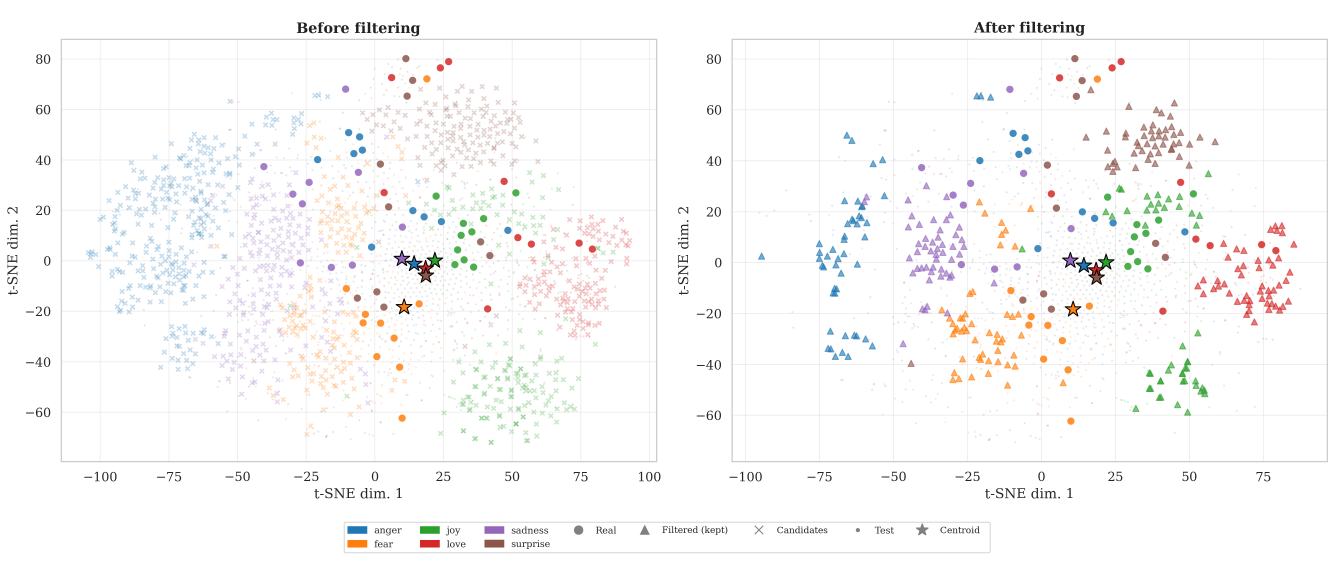
#> input picture Presentacion_LACCI2026/figures/fig_tsne_before_after_emotion_en.png, 5339 x 2241 px (shown at 1/4 size)
$ python crop_tsne.py
#> lines starting #> are read from the running program, lines starting #| are printed output that depends on the picture
"""Split the paper's t-SNE figure into its two panels for the talk.

The panel titles and the legend of the source PNG are too small to read on a
projector, so they are cropped away and redrawn in LaTeX (slide 9).
Usage: python figures/crop_tsne.py
"""
from pathlib import Path

from PIL import Image

HERE = Path(__file__).parent
SRC = HERE / "fig_tsne_before_after_emotion_en.png"

# Pixel bands of the 5339x2241 source: panel titles end at row 150, the
# x-axis labels end at row 1995 (legend below), panels split at column 2660.
TOP, BOTTOM, SPLIT = 150, 1995, 2660

im = Image.open(SRC)
#> im is the input picture: PIL image 5339x2241 RGB; mean R, G, B 250, 249.3, 249.1
im.crop((0, TOP, SPLIT, BOTTOM)).save(HERE / "fig_tsne_emotion_before.png", optimize=True)
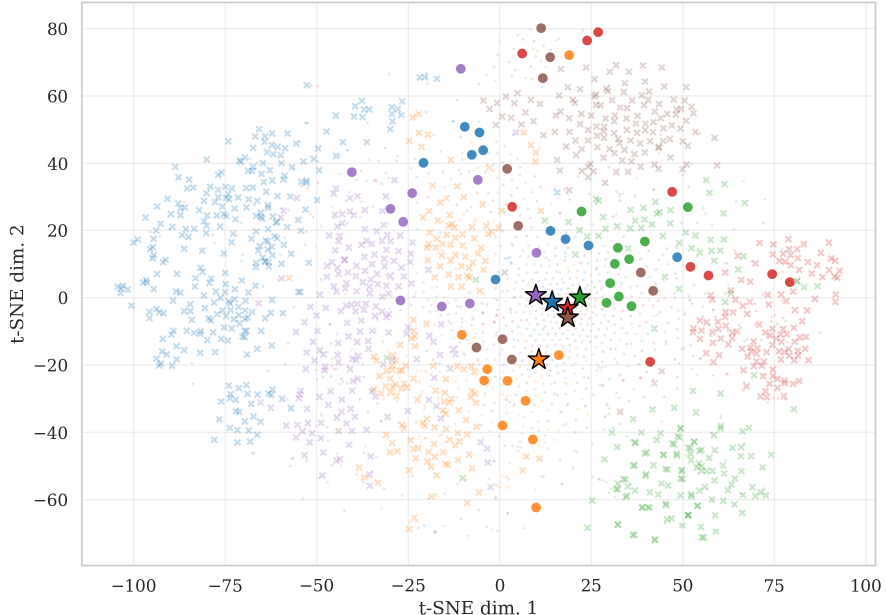
#> saved as fig_tsne_emotion_before.png: PIL image 2660x1845 RGB (shown at 1/3 size); mean R, G, B 249.8, 249.4, 249.1
im.crop((SPLIT, TOP, im.width, BOTTOM)).save(HERE / "fig_tsne_emotion_after.png", optimize=True)
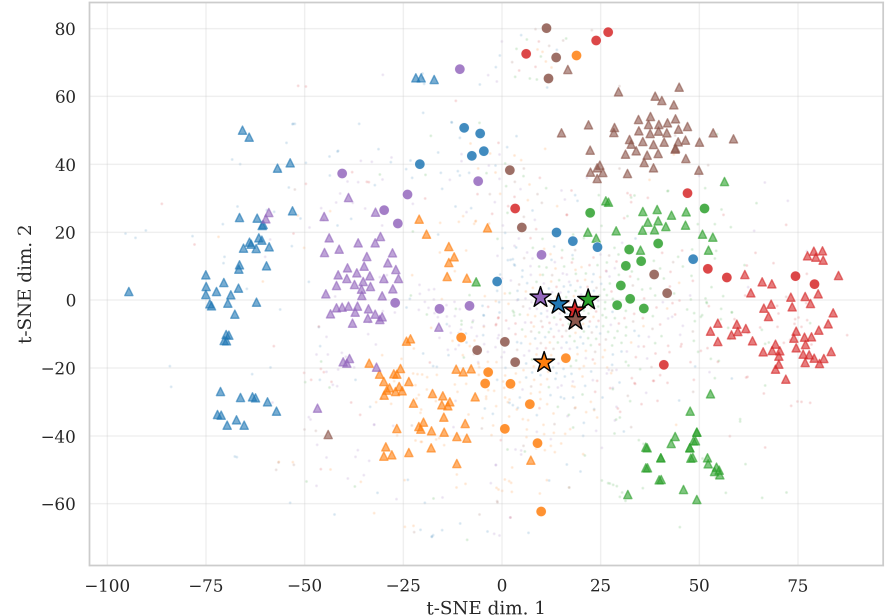
#> saved as fig_tsne_emotion_after.png: PIL image 2679x1845 RGB (shown at 1/3 size); mean R, G, B 249.8, 248.8, 248.4
